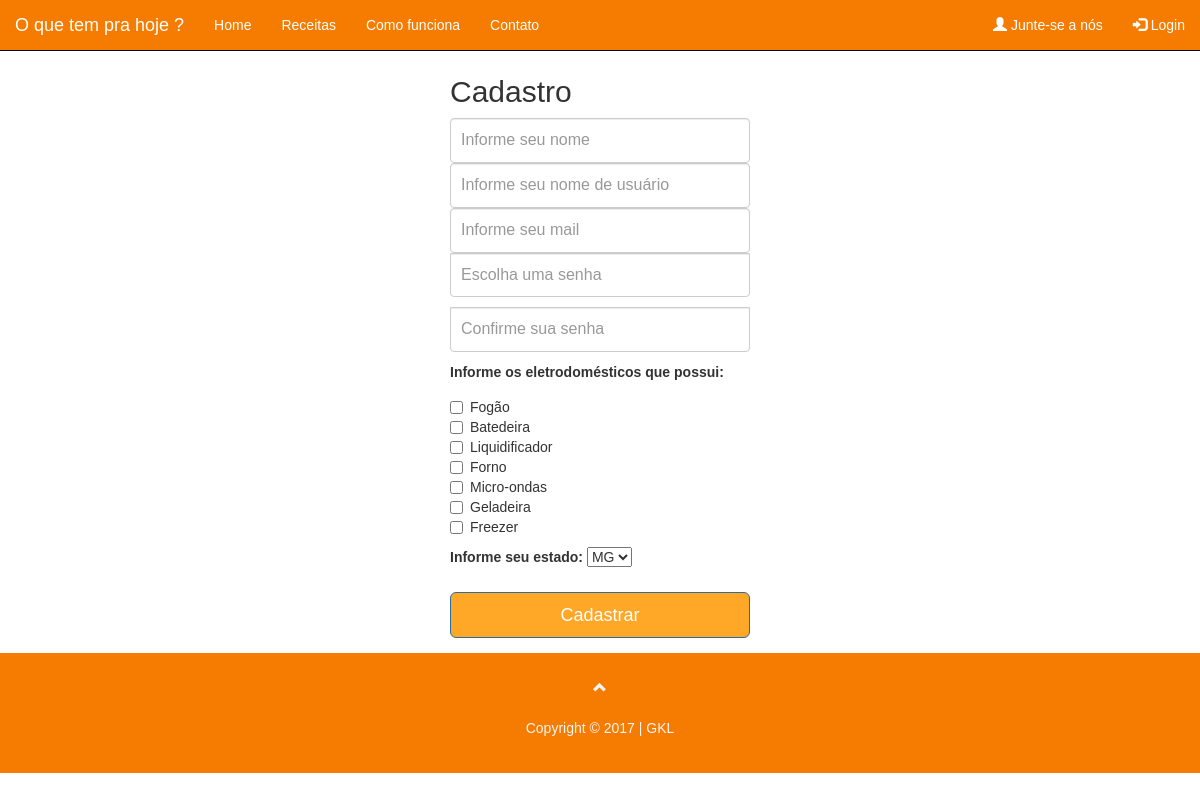
Screenshot of /cadastra.php with the database file from the repository.
### tables this page shows
CREATE TABLE `eletrodomestico` (
  `ideletrodomestico` int(11) NOT NULL,
  `nome` varchar(35) NOT NULL
);

### cadastra.php (the view, shortened to what this page needs)
<!DOCTYPE html>
<html lang="pt">
    <head>
        <link rel="stylesheet" href="https://maxcdn.bootstrapcdn.com/bootstrap/3.3.7/css/bootstrap.min.css">
    </head>
    <body>
        <nav class="navbar navbar-inverse navbar-fixed-top">
            <div class="container-fluid">
                <div class="navbar-header">
                    <a class="navbar-brand" href="index.php">O que tem pra hoje ?</a>
                </div>
                <div class="collapse navbar-collapse" id="myNavbar">
                    <ul class="nav navbar-nav">
                        <li><a href="index.php">Home</a></li>
                        <li><a href="receitas.php">Receitas</a></li>
                        <li><a href="comof.php">Como funciona</a></li>
                        <li><a href="contato.php">Contato</a></li>
                    </ul>
                    <ul class="nav navbar-nav navbar-right">
                        <li><a href="cadastra.php"><span class="glyphicon glyphicon-user"></span> Junte-se a nós</a></li>
                        <li><a href="login.php"><span class="glyphicon glyphicon-log-in"></span> Login</a></li>
                    </ul>
                </div>
            </div>
        </nav>
        <div class="container" style="min-height: 600px;" >
            <form class="form-signin" action="insert_processa.php"  method="post" id="form">
                <h2 class="form-signin-heading">Cadastro</h2>
                <input type="text" name="nome" id="inputNome" class="form-control" placeholder="Informe seu nome" required autofocus>
                <input type="text" name="login" id="inputLogin" class="form-control" placeholder="Informe seu nome de usuário" required autofocus>
                <input type="text" name="email" id="inputEmail" class="form-control" placeholder="Informe seu mail" required autofocus>
                <input type="password" name="senha" id="inputPassword" class="form-control" placeholder="Escolha uma senha" required>
                <input id="confirmpassword" name="senha2" name="confirmpassword" type="password" placeholder="Confirme sua senha" class="form-control input-md" required="">
                <label>Informe os eletrodomésticos que possui:</label>
                <div class="checkbox">
                    <label>
                        <?php
                        include "config.php";
                        $query = "SELECT * FROM eletrodomestico";
                        $resultado = $CONEXAO->query($query);
                        if ($resultado) {
                            while ($linha = $resultado->fetch_assoc()) {
                                echo("<input type='checkbox' name='eletrodomestico[]' value='" . $linha["ideletrodomestico"] . "'>" . $linha["nome"] . "</input><br/>");
                            }
                        } else {
                            die("ERRO");
                        }
                        ?>
                    </label>
                </div>
                <label>Informe seu estado:</label>
                <select name="uf">
                    <option name="uf"> MG
                    <option name="uf"> SP
                </select>
                <br><br>
                <button id= "b" class="btn btn-lg btn-primary btn-block" type="submit" name="b">Cadastrar</button>
            </form>
        </div>
    </body>
    <footer class="text-center">
        <a class="up-arrow" href="cadastra.php" data-toggle="tooltip" title="Para o topo">
            <span class="glyphicon glyphicon-chevron-up"></span>
        </a><br><br>
        <p>Copyright © 2017 | GKL </p>
    </footer>
</html>

### cadastra.php (style rules this page uses)
* { font-family:"Helvetica"; }
body { padding-top: 40px; padding-bottom: 40px; background-color: #FFF; }
#b { background-color: #ffa726 }
.form-signin { max-width: 330px; padding: 15px; margin: 0 auto; }
.form-signin .form-signin-heading, .form-signin .checkbox { margin-bottom: 10px; }
.form-signin .checkbox { font-weight: normal; }
.form-signin .form-control { position: relative; height: auto; -webkit-box-sizing: border-box; -moz-box-sizing: border-box; box-sizing: border-box; padding: 10px; font-size: 16px; }
.form-signin input[type="password"] { margin-bottom: 10px; border-top-left-radius: 0; border-top-right-radius: 0; }
.navbar { margin-bottom: 0; background-color: #F57C00; }
.navbar li a, .navbar .navbar-brand { color: #fff !important; }
footer { background-color: #F57C00; color: #f5f5f5; padding: 25px; }
footer a { color: #f5f5f5; }

### rows the page displays
eletrodomestico: nome "Fogão"
eletrodomestico: nome "Batedeira"
eletrodomestico: nome "Liquidificador"
eletrodomestico: nome "Forno"
eletrodomestico: nome "Micro-ondas"
eletrodomestico: nome "Geladeira"
eletrodomestico: nome "Freezer"
